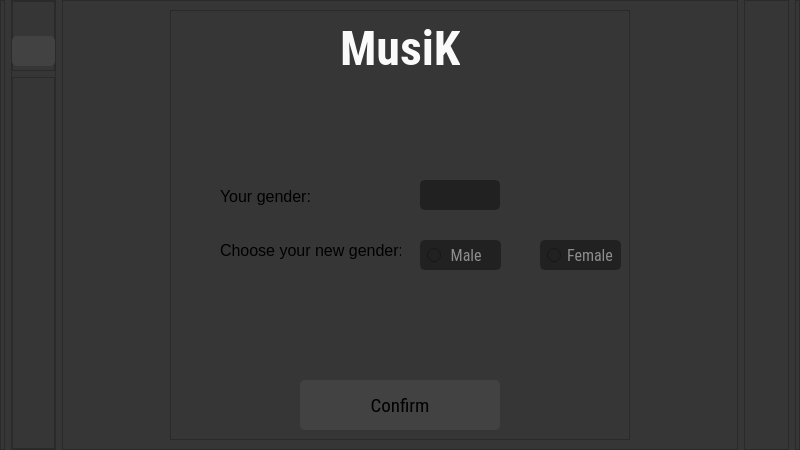
<?xml version="1.0" encoding="UTF-8"?>
<ui version="4.0">
 <class>Dialog</class>
 <widget class="QDialog" name="Dialog">
  <property name="geometry">
   <rect>
    <x>0</x>
    <y>0</y>
    <width>800</width>
    <height>450</height>
   </rect>
  </property>
  <property name="minimumSize">
   <size>
    <width>800</width>
    <height>450</height>
   </size>
  </property>
  <property name="windowTitle">
   <string>Musik</string>
  </property>
  <property name="styleSheet">
   <string notr="true">background-color: rgb(54, 54, 54);</string>
  </property>
  <layout class="QHBoxLayout" name="horizontalLayout">
   <property name="leftMargin">
    <number>0</number>
   </property>
   <property name="topMargin">
    <number>0</number>
   </property>
   <property name="rightMargin">
    <number>0</number>
   </property>
   <property name="bottomMargin">
    <number>0</number>
   </property>
   <item>
    <widget class="QFrame" name="frame">
     <property name="maximumSize">
      <size>
       <width>5</width>
       <height>16777215</height>
      </size>
     </property>
     <property name="frameShape">
      <enum>QFrame::StyledPanel</enum>
     </property>
     <property name="frameShadow">
      <enum>QFrame::Raised</enum>
     </property>
    </widget>
   </item>
   <item>
    <widget class="QFrame" name="frame_5">
     <property name="maximumSize">
      <size>
       <width>45</width>
       <height>16777215</height>
      </size>
     </property>
     <property name="frameShape">
      <enum>QFrame::StyledPanel</enum>
     </property>
     <property name="frameShadow">
      <enum>QFrame::Raised</enum>
     </property>
     <layout class="QVBoxLayout" name="verticalLayout">
      <property name="leftMargin">
       <number>0</number>
      </property>
      <property name="topMargin">
       <number>0</number>
      </property>
      <property name="rightMargin">
       <number>0</number>
      </property>
      <property name="bottomMargin">
       <number>0</number>
      </property>
      <item>
       <widget class="QFrame" name="frame_7">
        <property name="maximumSize">
         <size>
          <width>45</width>
          <height>70</height>
         </size>
        </property>
        <property name="frameShape">
         <enum>QFrame::StyledPanel</enum>
        </property>
        <property name="frameShadow">
         <enum>QFrame::Raised</enum>
        </property>
        <widget class="QPushButton" name="back">
         <property name="geometry">
          <rect>
           <x>0</x>
           <y>35</y>
           <width>43</width>
           <height>30</height>
          </rect>
         </property>
         <property name="styleSheet">
          <string notr="true">background-image: url(&quot;:/newPrefix/back.png&quot;);
background-repeat: no-repeat;
background-position: center;
border-radius:5px;
background-color: rgb(66, 66, 66);</string>
         </property>
         <property name="text">
          <string/>
         </property>
        </widget>
       </widget>
      </item>
      <item>
       <widget class="QFrame" name="frame_8">
        <property name="frameShape">
         <enum>QFrame::StyledPanel</enum>
        </property>
        <property name="frameShadow">
         <enum>QFrame::Raised</enum>
        </property>
       </widget>
      </item>
     </layout>
    </widget>
   </item>
   <item>
    <widget class="QFrame" name="frame_2">
     <property name="frameShape">
      <enum>QFrame::StyledPanel</enum>
     </property>
     <property name="frameShadow">
      <enum>QFrame::Raised</enum>
     </property>
     <layout class="QHBoxLayout" name="horizontalLayout_2">
      <item>
       <widget class="QFrame" name="frame_4">
        <property name="maximumSize">
         <size>
          <width>460</width>
          <height>460</height>
         </size>
        </property>
        <property name="styleSheet">
         <string notr="true">background-color: rgb(54, 54, 54);</string>
        </property>
        <property name="frameShape">
         <enum>QFrame::StyledPanel</enum>
        </property>
        <property name="frameShadow">
         <enum>QFrame::Raised</enum>
        </property>
        <widget class="QLabel" name="label_2">
         <property name="geometry">
          <rect>
           <x>170</x>
           <y>10</y>
           <width>120</width>
           <height>58</height>
          </rect>
         </property>
         <property name="font">
          <font>
           <family>Roboto Condensed</family>
           <pointsize>60</pointsize>
           <weight>75</weight>
           <bold>true</bold>
          </font>
         </property>
         <property name="text">
          <string>&lt;html&gt;&lt;head/&gt;&lt;body&gt;&lt;p&gt;&lt;span style=&quot; font-size:36pt; color:#fafafa;&quot;&gt;MusiK&lt;/span&gt;&lt;/p&gt;&lt;/body&gt;&lt;/html&gt;</string>
         </property>
        </widget>
        <widget class="QPushButton" name="confirm">
         <property name="geometry">
          <rect>
           <x>130</x>
           <y>370</y>
           <width>200</width>
           <height>50</height>
          </rect>
         </property>
         <property name="font">
          <font>
           <family>Roboto Condensed</family>
           <pointsize>14</pointsize>
          </font>
         </property>
         <property name="styleSheet">
          <string notr="true">QPushButton{
border-radius:5px;
background-color: rgb(66, 66, 66);
}
QPushButton:pressed{
background-color:rgb(33, 33, 33);
color:rgb(250, 250, 250);
}</string>
         </property>
         <property name="text">
          <string>Confirm</string>
         </property>
        </widget>
        <widget class="QLabel" name="label_3">
         <property name="geometry">
          <rect>
           <x>50</x>
           <y>176</y>
           <width>121</width>
           <height>21</height>
          </rect>
         </property>
         <property name="font">
          <font>
           <pointsize>6</pointsize>
          </font>
         </property>
         <property name="text">
          <string>&lt;html&gt;&lt;head/&gt;&lt;body&gt;&lt;p&gt;&lt;span style=&quot; font-size:12pt;&quot;&gt;Your gender:&lt;/span&gt;&lt;/p&gt;&lt;/body&gt;&lt;/html&gt;</string>
         </property>
        </widget>
        <widget class="QLabel" name="error">
         <property name="geometry">
          <rect>
           <x>120</x>
           <y>350</y>
           <width>201</width>
           <height>16</height>
          </rect>
         </property>
         <property name="styleSheet">
          <string notr="true">color: rgb(213, 0, 0);</string>
         </property>
         <property name="text">
          <string/>
         </property>
        </widget>
        <widget class="QRadioButton" name="female">
         <property name="geometry">
          <rect>
           <x>370</x>
           <y>230</y>
           <width>81</width>
           <height>30</height>
          </rect>
         </property>
         <property name="font">
          <font>
           <family>Roboto Condensed</family>
           <pointsize>12</pointsize>
          </font>
         </property>
         <property name="styleSheet">
          <string notr="true">border:2px solid rgb(33, 33, 33);
  border-radius:5px;
  padding:5px;
 background-color: rgb(33, 33, 33);
  color:rgb(141, 141, 141);</string>
         </property>
         <property name="text">
          <string>Female</string>
         </property>
        </widget>
        <widget class="QRadioButton" name="male">
         <property name="geometry">
          <rect>
           <x>250</x>
           <y>230</y>
           <width>81</width>
           <height>30</height>
          </rect>
         </property>
         <property name="font">
          <font>
           <family>Roboto Condensed</family>
           <pointsize>12</pointsize>
          </font>
         </property>
         <property name="styleSheet">
          <string notr="true">border:2px solid rgb(33, 33, 33);
  border-radius:5px;
  padding:5px;
 background-color: rgb(33, 33, 33);
  color:rgb(141, 141, 141);</string>
         </property>
         <property name="text">
          <string> Male</string>
         </property>
        </widget>
        <widget class="QLabel" name="label_6">
         <property name="geometry">
          <rect>
           <x>50</x>
           <y>230</y>
           <width>181</width>
           <height>21</height>
          </rect>
         </property>
         <property name="font">
          <font>
           <pointsize>6</pointsize>
          </font>
         </property>
         <property name="text">
          <string>&lt;html&gt;&lt;head/&gt;&lt;body&gt;&lt;p&gt;&lt;span style=&quot; font-size:12pt;&quot;&gt;Choose your new gender:&lt;/span&gt;&lt;/p&gt;&lt;/body&gt;&lt;/html&gt;</string>
         </property>
        </widget>
        <widget class="QLabel" name="oldGender">
         <property name="geometry">
          <rect>
           <x>250</x>
           <y>170</y>
           <width>80</width>
           <height>30</height>
          </rect>
         </property>
         <property name="font">
          <font>
           <family>Roboto Condensed</family>
           <pointsize>12</pointsize>
          </font>
         </property>
         <property name="styleSheet">
          <string notr="true">border:2px solid rgb(33, 33, 33);
  border-radius:5px;
  padding:5px;
 background-color: rgb(33, 33, 33);
  color:rgb(141, 141, 141);</string>
         </property>
         <property name="text">
          <string/>
         </property>
        </widget>
       </widget>
      </item>
     </layout>
    </widget>
   </item>
   <item>
    <widget class="QFrame" name="frame_6">
     <property name="maximumSize">
      <size>
       <width>45</width>
       <height>16777215</height>
      </size>
     </property>
     <property name="frameShape">
      <enum>QFrame::StyledPanel</enum>
     </property>
     <property name="frameShadow">
      <enum>QFrame::Raised</enum>
     </property>
    </widget>
   </item>
   <item>
    <widget class="QFrame" name="frame_3">
     <property name="maximumSize">
      <size>
       <width>5</width>
       <height>16777215</height>
      </size>
     </property>
     <property name="frameShape">
      <enum>QFrame::StyledPanel</enum>
     </property>
     <property name="frameShadow">
      <enum>QFrame::Raised</enum>
     </property>
    </widget>
   </item>
  </layout>
 </widget>
 <resources/>
 <connections/>
</ui>
